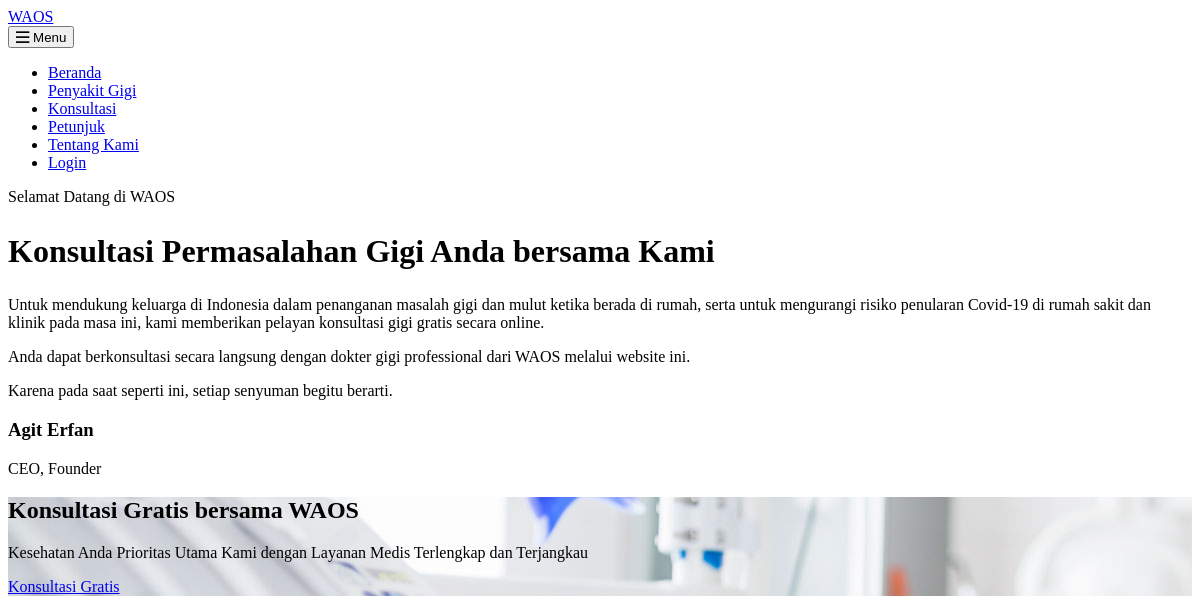
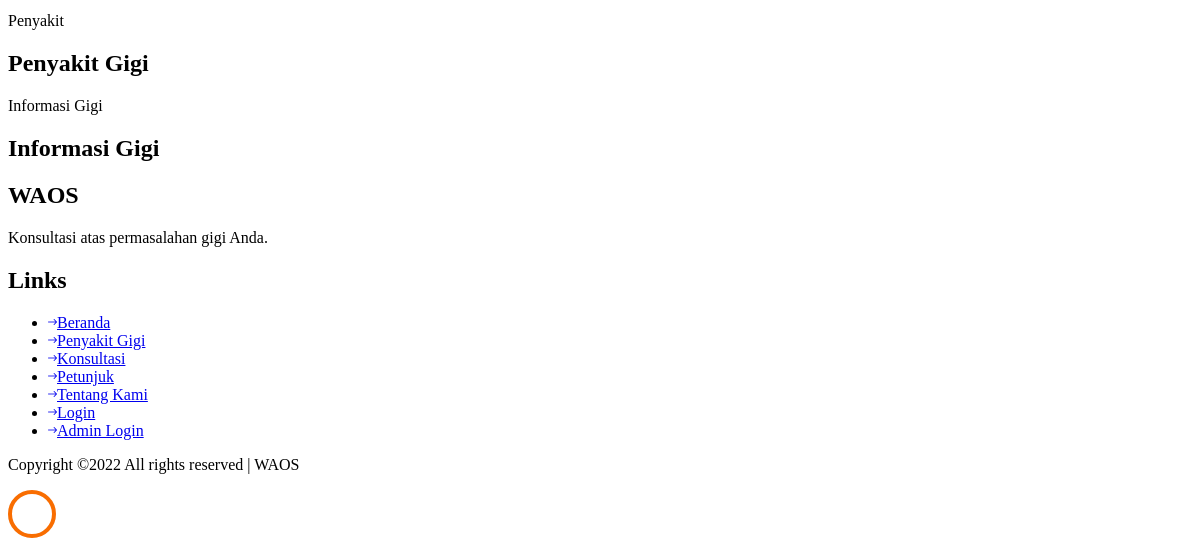
/, run on an earlier commit of the app's database (2 pictures, top to bottom).
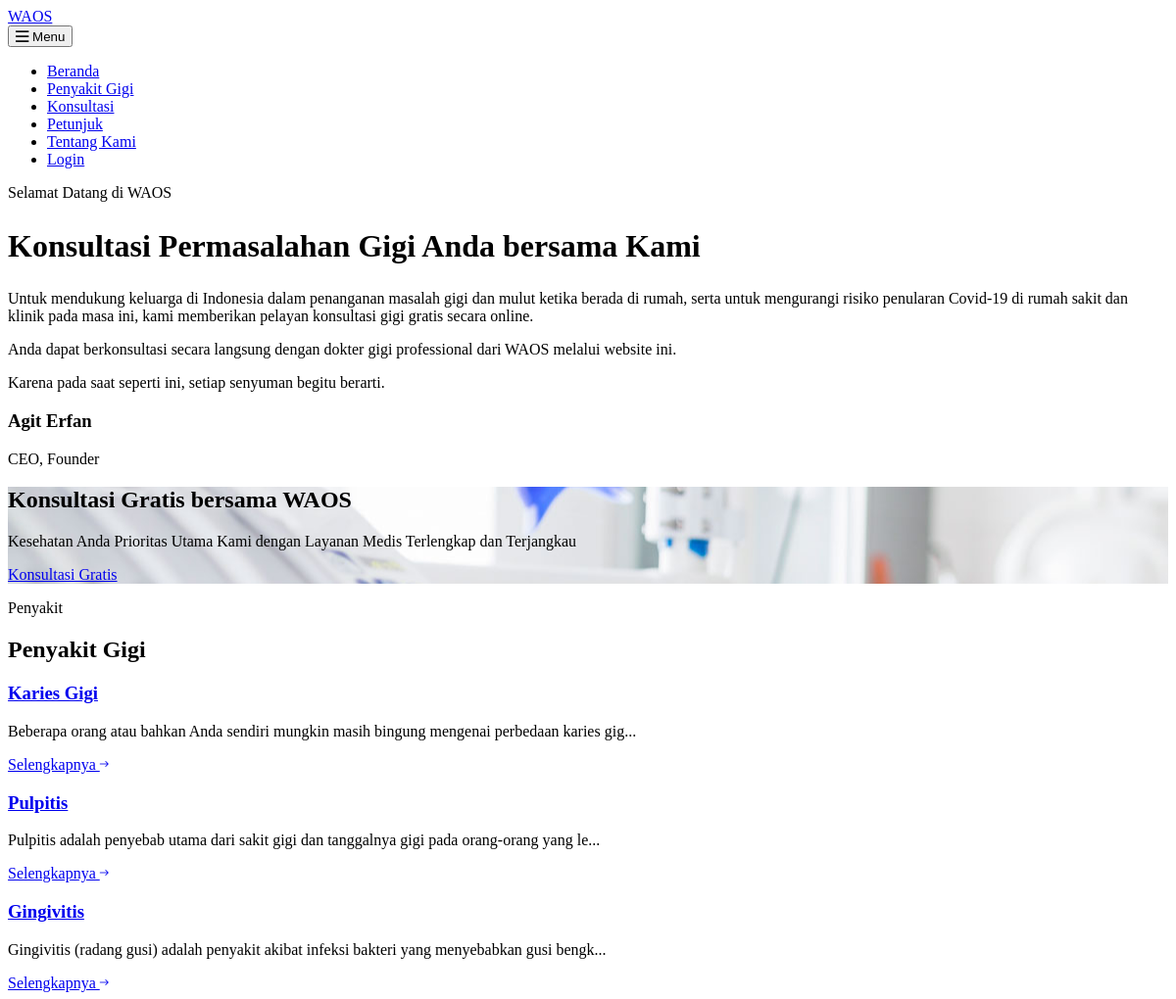
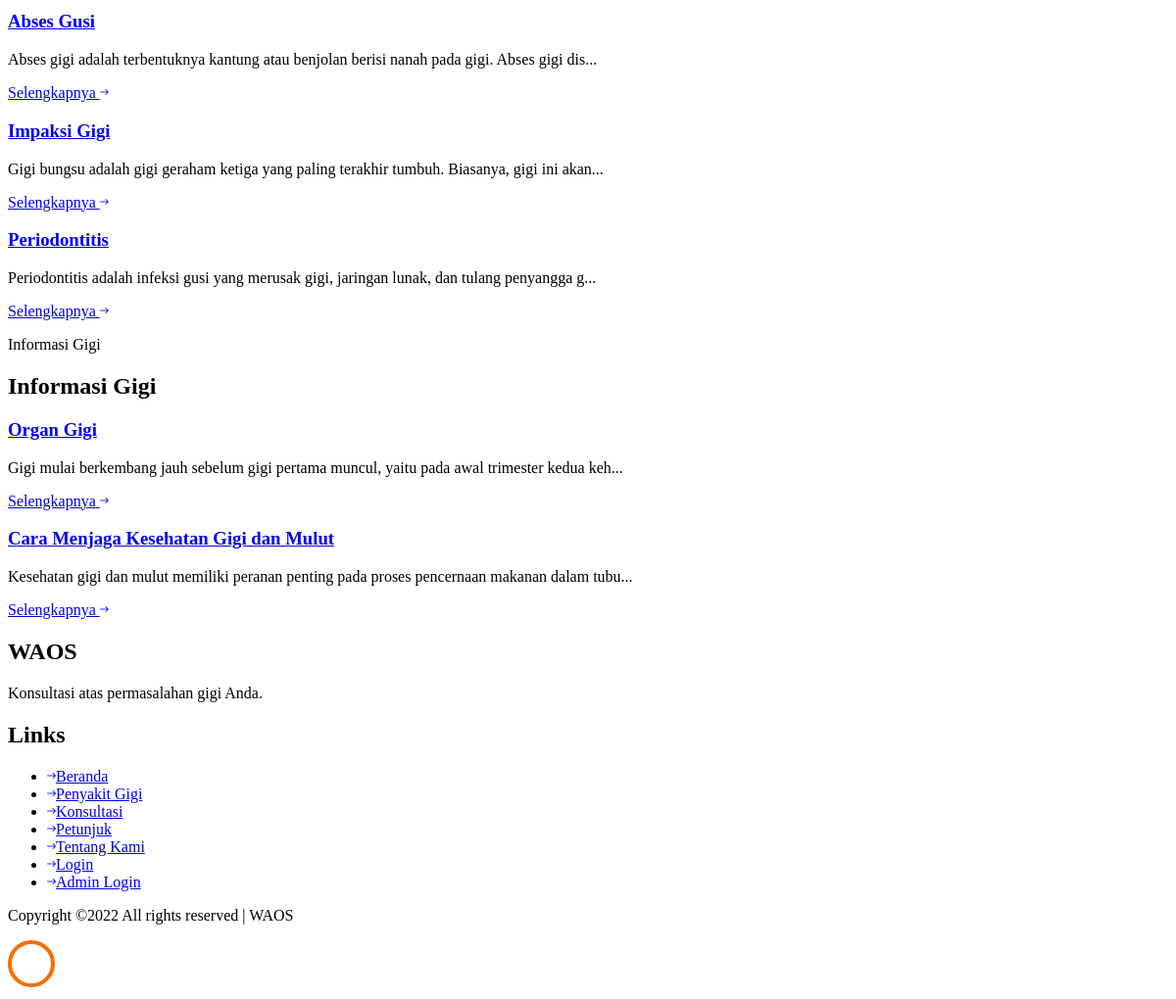
And on a later commit of the database (2 pictures, top to bottom).
### tables this page shows
CREATE TABLE `penyakit` (
  `id_penyakit` varchar(3) NOT NULL,
  `penyakit` varchar(100) DEFAULT NULL,
  `keterangan` varchar(255) DEFAULT NULL,
  `created_at` timestamp NOT NULL DEFAULT current_timestamp(),
  `updated_at` timestamp NOT NULL DEFAULT current_timestamp() ON UPDATE current_timestamp(),
  `deleted_at` timestamp NULL DEFAULT NULL,
  `url` varchar(150) NOT NULL,
  `url_gambar` varchar(255) NOT NULL,
  `deskripsi` text NOT NULL,
  `solusi` text DEFAULT NULL
);

CREATE TABLE `informasi` (
  `idInformasi` int(11) NOT NULL,
  `judul` varchar(50) NOT NULL,
  `content` longtext DEFAULT NULL,
  `created_at` timestamp NOT NULL DEFAULT current_timestamp(),
  `updated_at` timestamp NOT NULL DEFAULT current_timestamp() ON UPDATE current_timestamp(),
  `deleted_at` timestamp NULL DEFAULT NULL,
  `url` varchar(100) NOT NULL
);

### application/controllers/Auth.php (called while the page is built, shortened)
<?php
class Auth extends CI_Controller
{
	function __construct()
	{
		$this->load->library('form_validation');
		$this->load->model('m_informasi');
		$this->load->model('m_penyakit');
	}
	public function index()
	{
		$data['userLogin'] = $this->session->userdata('loginUser');
		$data['list_informasi'] = $this->m_informasi->getListInformasi();
		$data['data_penyakit'] = $this->m_penyakit->listPenyakit();
		$this->load->view('client/homepage', $data);
	}
}

### index.php (called while the page is built, shortened)
<?php
require_once BASEPATH.'core/CodeIgniter.php';

### application/models/M_penyakit.php (called while the page is built, shortened)
<?php
class M_penyakit extends CI_Model
{
	public function listPenyakit()
	{
		$this->db->select("*");
		$this->db->from("penyakit");
		$this->db->order_by("id_penyakit");
		$query = $this->db->get();
		$result = $query->result();
		return $result;
	}
}

### application/models/M_informasi.php (called while the page is built, shortened)
<?php
class M_informasi extends CI_Model
{
	public function getlistInformasi()
	{
		$this->db->select("*");
		$this->db->from("informasi");
		$query = $this->db->get();
		$result = $query->result();
		return $result;
	}
}

### application/views/client/homepage.php (the view, shortened to what the changed rows need)
<!DOCTYPE html>
<html lang="en">
<head>
	<link rel="stylesheet" href="<?= base_url('assets/frontend/'); ?>css/open-iconic-bootstrap.min.css">
	<link rel="stylesheet" href="<?= base_url('assets/frontend/'); ?>css/animate.css">
	<link rel="stylesheet" href="<?= base_url('assets/frontend/'); ?>css/owl.carousel.min.css">
	<link rel="stylesheet" href="<?= base_url('assets/frontend/'); ?>css/owl.theme.default.min.css">
	<link rel="stylesheet" href="<?= base_url('assets/frontend/'); ?>css/magnific-popup.css">
	<link rel="stylesheet" href="<?= base_url('assets/frontend/'); ?>css/aos.css">
	<link rel="stylesheet" href="<?= base_url('assets/frontend/'); ?>css/ionicons.min.css">
	<link rel="stylesheet" href="<?= base_url('assets/frontend/'); ?>css/bootstrap-datepicker.css">
	<link rel="stylesheet" href="<?= base_url('assets/frontend/'); ?>css/jquery.timepicker.css">
	<link rel="stylesheet" href="<?= base_url('assets/frontend/'); ?>css/flaticon.css">
	<link rel="stylesheet" href="<?= base_url('assets/frontend/'); ?>css/icomoon.css">
	<link rel="stylesheet" href="<?= base_url('assets/frontend/'); ?>css/style.css">
</head>
<body>
<section class="ftco-section ftco-no-pt ftco-no-pb">
	<div class="container">
		<div class="row no-gutters">
			<div class="col-md-7 wrap-about py-4 py-md-5 ftco-animate">
				<div class="heading-section mb-5">
					<div class="pl-md-5 ml-md-5 pt-md-5">
						<h2 class="mb-2" style="font-size: 32px;">Konsultasi Permasalahan Gigi Anda bersama Kami</h2>
					</div>
				</div>
			</div>
		</div>
	</div>
</section>
<section class="ftco-intro" style="background-image: url(assets/frontend/images/bg_3.jpg);"
		 data-stellar-background-ratio="0.5">
	<div class="container">
		<div class="row">
			<div class="col-md-9">
				<h2>Konsultasi Gratis bersama WAOS</h2>
			</div>
		</div>
	</div>
</section>
<section class="ftco-section" id="penyakit-gigi">
	<div class="container">
		<div class="row justify-content-center mb-5 pb-2">
			<div class="col-md-8 text-center heading-section ftco-animate">
				<h2 class="mb-4">Penyakit Gigi</h2>
			</div>
		</div>
		<div class="row">
			<?php foreach ($data_penyakit as $k => $v) { ?>
				<?php if (!empty($v->url)) { ?>
					<div class="col-md-4 ftco-animate">
						<div class="blog-entry">
							<div class="text bg-white p-4">
								<h3 class="heading"><a href="<?= 'penyakit/' . $v->url ?>"><?= $v->penyakit ?></a></h3>
								<p><?= mb_strimwidth($v->deskripsi, 0, 97, '...') ?></p>
								<div class="d-flex align-items-center mt-4">
									<p class="mb-0"><a href="<?= 'penyakit/' . $v->url ?>" class="btn btn-primary">Selengkapnya
											<span
													class="ion-ios-arrow-round-forward"></span></a></p>
									</p>
								</div>
							</div>
						</div>
					</div>
				<?php } ?>
			<?php } ?>
		</div>
	</div>
</section>
<section class="ftco-section bg-light">
	<div class="container">
		<div class="row justify-content-center mb-5 pb-2">
			<div class="col-md-8 text-center heading-section ftco-animate">
				<h2 class="mb-4">Informasi Gigi</h2>
			</div>
		</div>
		<div class="row">
			<?php foreach ($list_informasi as $k => $v) { ?>
				<?php if (!empty($v->url)) { ?>
					<div class="col-md-4 ftco-animate">
						<div class="blog-entry">
							<div class="text bg-white p-4">
								<h3 class="heading"><a href="<?= 'informasi/' . $v->url ?>"><?= $v->judul ?></a></h3>
								<p><?= mb_strimwidth($v->content, 0, 97, '...') ?></p>
								<div class="d-flex align-items-center mt-4">
									<p class="mb-0"><a href="<?= 'informasi/' . $v->url ?>" class="btn btn-primary">Selengkapnya
											<span
													class="ion-ios-arrow-round-forward"></span></a></p>
									</p>
								</div>
							</div>
						</div>
					</div>
				<?php } ?>
			<?php } ?>
		</div>
	</div>
</section>
<footer class="ftco-footer ftco-bg-dark ftco-section">
	<div class="container">
		<div class="row mb-5">
			<div class="col-md">
				<div class="ftco-footer-widget mb-5">
					<h2 class="ftco-heading-2 logo">WAOS</h2>
				</div>
			</div>
			<div class="col-md">
				<div class="ftco-footer-widget mb-5 ml-md-4">
					<h2 class="ftco-heading-2">Links</h2>
				</div>
			</div>
		</div>
	</div>
</footer>
</body>
</html>

What changed in the data, as far as the page shows it:
now on this page (row edited): penyakit: penyakit "Karies Gigi", deskripsi "Beberapa orang atau bahkan Anda sendiri mungkin masih bingung mengenai perbedaan karies gig..."
now on this page (row edited): penyakit: penyakit "Pulpitis", deskripsi "Pulpitis adalah penyebab utama dari sakit gigi dan tanggalnya gigi pada orang-orang yang le..."
now on this page (row edited): penyakit: penyakit "Gingivitis", deskripsi "Gingivitis (radang gusi) adalah penyakit akibat infeksi bakteri yang menyebabkan gusi bengk..."
now on this page (row edited): penyakit: penyakit "Abses Gusi", deskripsi "Abses gigi adalah terbentuknya kantung atau benjolan berisi nanah pada gigi. Abses gigi dis..."
now on this page (row edited): penyakit: penyakit "Impaksi Gigi", deskripsi "Gigi bungsu adalah gigi geraham ketiga yang paling terakhir tumbuh. Biasanya, gigi ini akan..."
now on this page (row edited): penyakit: penyakit "Periodontitis", deskripsi "Periodontitis adalah infeksi gusi yang merusak gigi, jaringan lunak, dan tulang penyangga g..."
added informasi: judul "Organ Gigi", content "Gigi mulai berkembang jauh sebelum gigi pertama muncul, yaitu pada awal trimester kedua keh..."
added informasi: judul "Cara Menjaga Kesehatan Gigi dan Mulut", content "Kesehatan gigi dan mulut memiliki peranan penting pada proses pencernaan makanan dalam tubu..."
